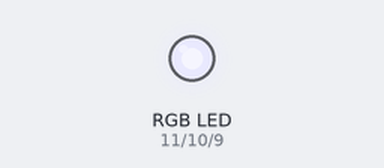
A sketch run on a simulated Arduino Uno, built with avr-gcc and run on an emulated ATmega328P. On the bench: an RGB LED mixed from three pins (HIGH = lit). Dim RGB values are drawn brighter than linear.

Above: at 0.05 s.
At 2.0 s:
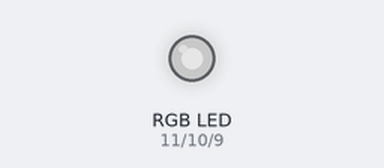
Timing chart, 0 to 4.6 s (numbered marks = the images above):
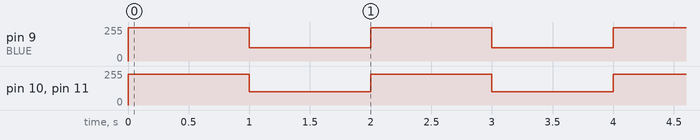

Measured:
- by itself, pin 9 (BLUE): alternates 250/255 for 1.0 s and 100/255 for 1.0 s
- by itself, pin 10 (GREEN), pin 11 (RED): alternates 230/255 for 1.0 s and 100/255 for 1.0 s

The sketch:

PROJECT-5.ino
```cpp
 const int RED=11;
 const int GREEN=10;
 const int BLUE=9;

 void setup() {
   pinMode(RED,OUTPUT);
   pinMode(GREEN,OUTPUT);
   pinMode(BLUE,OUTPUT);


}

void loop() {
  analogWrite(RED,230);
  analogWrite(GREEN,230);
  analogWrite(BLUE,250);
  delay(1000);
  analogWrite(RED,100);
  analogWrite(GREEN,100);
  analogWrite(BLUE,100);
  delay(1000);

}
```
